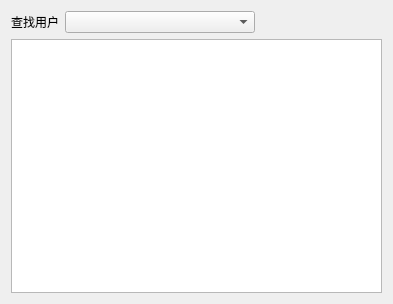
<?xml version="1.0" encoding="UTF-8"?>
<ui version="4.0">
 <class>SearchWidget</class>
 <widget class="QWidget" name="SearchWidget">
  <property name="geometry">
   <rect>
    <x>0</x>
    <y>0</y>
    <width>393</width>
    <height>304</height>
   </rect>
  </property>
  <property name="windowTitle">
   <string>Form</string>
  </property>
  <layout class="QVBoxLayout" name="verticalLayout_3">
   <item>
    <layout class="QVBoxLayout" name="verticalLayout">
     <item>
      <layout class="QHBoxLayout" name="horizontalLayout" stretch="0,3,2">
       <item>
        <widget class="QLabel" name="label">
         <property name="text">
          <string>查找用户</string>
         </property>
        </widget>
       </item>
       <item>
        <widget class="QComboBox" name="searchComboBox"/>
       </item>
       <item>
        <spacer name="horizontalSpacer">
         <property name="orientation">
          <enum>Qt::Horizontal</enum>
         </property>
         <property name="sizeHint" stdset="0">
          <size>
           <width>20</width>
           <height>20</height>
          </size>
         </property>
        </spacer>
       </item>
      </layout>
     </item>
     <item>
      <widget class="QTableView" name="userTableView"/>
     </item>
    </layout>
   </item>
  </layout>
 </widget>
 <resources/>
 <connections/>
</ui>
